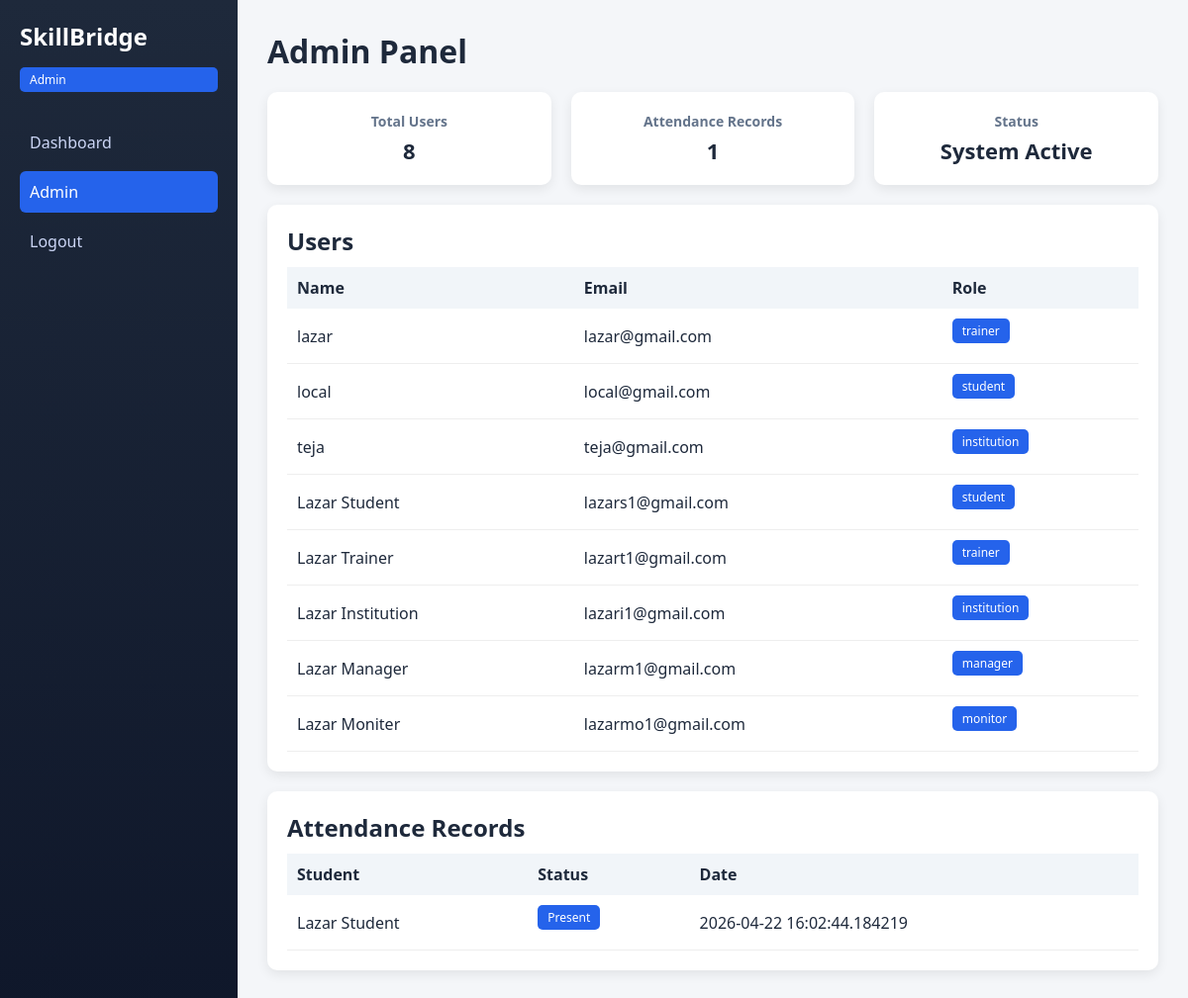
The page /admin on the database its author committed.
### app.py (models this page shows)
class User(db.Model):
    id = db.Column(db.Integer, primary_key=True)
    name = db.Column(db.String(100))
    email = db.Column(db.String(100), unique=True)
    password = db.Column(db.String(200))
    role = db.Column(db.String(20))

class Attendance(db.Model):
    id = db.Column(db.Integer, primary_key=True)
    session_id = db.Column(db.Integer)
    student_id = db.Column(db.Integer)
    status = db.Column(db.String(20))
    marked_at = db.Column(db.DateTime, default=datetime.utcnow)

### app.py (the view)
@app.route('/admin')
def admin():
    users = User.query.all()
    records = Attendance.query.all()
    data = []
    for r in records:
        user = User.query.get(r.student_id)
        data.append({
            "name": user.name if user else "Unknown",
            "status": r.status,
            "marked_at": r.marked_at
        })
    return render_template("admin.html", users=users, records=data)

### templates/admin.html (shortened to what this page needs)
<!doctype html>
<html lang="en">
  <head>
    <link rel="stylesheet" href="/static/style.css" />
  </head>
  <body>
    <div class="container">
      <aside class="sidebar">
        <h2>SkillBridge</h2>
        <span class="badge">Admin</span>
        <nav>
          <a href="/dashboard">Dashboard</a>
          <a href="/admin" class="active">Admin</a>
          <a href="/logout">Logout</a>
        </nav>
      </aside>
      <main class="main">
        <h1>Admin Panel</h1>
        <section class="stats">
          <div class="stat-card">
            <h3>Total Users</h3>
            <p>{{ users|length if users else 0 }}</p>
          </div>
          <div class="stat-card">
            <h3>Attendance Records</h3>
            <p>{{ records|length if records else 0 }}</p>
          </div>
          <div class="stat-card">
            <h3>Status</h3>
            <p>System Active</p>
          </div>
        </section>
        <section class="card">
          <h2>Users</h2>
          {% if users %}
          <table class="table">
            <thead>
              <tr>
                <th>Name</th>
                <th>Email</th>
                <th>Role</th>
              </tr>
            </thead>
            <tbody>
              {% for u in users %}
              <tr>
                <td>{{ u.name }}</td>
                <td>{{ u.email }}</td>
                <td>
                  <span class="badge">{{ u.role }}</span>
                </td>
              </tr>
              {% endfor %}
            </tbody>
          </table>
          {% else %}
          <p class="muted">No users found</p>
          {% endif %}
        </section>
        <section class="card">
          <h2>Attendance Records</h2>
          {% if records %}
          <table class="table">
            <thead>
              <tr>
                <th>Student</th>
                <th>Status</th>
                <th>Date</th>
              </tr>
            </thead>
            <tbody>
              {% for r in records %}
              <tr>
                <td>{{ r.name }}</td>
                <td>
                  <span class="badge">{{ r.status }}</span>
                </td>
                <td>{{ r.marked_at }}</td>
              </tr>
              {% endfor %}
            </tbody>
          </table>
          {% else %}
          <p class="muted">No attendance records</p>
          {% endif %}
        </section>
      </main>
    </div>
  </body>
</html>

### static/style.css (style rules this page uses)
* { margin: 0; padding: 0; box-sizing: border-box; }
:root { --primary: #2563eb; --primary-dark: #1d4ed8; --bg: #f4f6f9; --card: #ffffff; --text: #1e293b; --muted: #64748b; --success: #16a34a; --error: #dc2626; --shadow: 0 4px 12px rgba(0, 0, 0, 0.08); --radius: 10px; }
body { font-family: "Segoe UI", system-ui, sans-serif; background: var(--bg); color: var(--text); }
.container { display: flex; min-height: 100vh; }
.sidebar { width: 240px; background: linear-gradient(180deg, #1e293b, #0f172a); color: white; padding: 20px; display: flex; flex-direction: column; }
.sidebar h2 { margin-bottom: 10px; }
.sidebar nav { margin-top: 20px; display: flex; flex-direction: column; gap: 8px; }
.sidebar a { text-decoration: none; color: #cbd5f5; padding: 10px; border-radius: 6px; transition: 0.2s; }
.sidebar a.active { background: var(--primary); color: white; }
.main { flex: 1; padding: 30px; }
h1 { margin-bottom: 20px; }
.card { background: var(--card); padding: 20px; border-radius: var(--radius); margin-bottom: 20px; box-shadow: var(--shadow); transition: 0.25s; }
.stats { display: flex; gap: 20px; margin-bottom: 20px; }
.stat-card { flex: 1; background: var(--card); padding: 20px; border-radius: var(--radius); text-align: center; box-shadow: var(--shadow); }
.stat-card h3 { color: var(--muted); font-size: 14px; }
.stat-card p { font-size: 22px; font-weight: bold; margin-top: 5px; }
.badge { background: var(--primary); color: white; padding: 4px 10px; border-radius: 5px; font-size: 12px; display: inline-block; margin-bottom: 10px; }
.table { width: 100%; border-collapse: collapse; margin-top: 10px; }
.table th { text-align: left; background: #f1f5f9; padding: 10px; }
.table td { padding: 10px; border-bottom: 1px solid #eee; }

### rows shown on the page
User: name "lazar", email "lazar@gmail.com", role "trainer"
User: name "local", email "local@gmail.com", role "student"
User: name "teja", email "teja@gmail.com", role "institution"
User: name "Lazar Student", email "lazars1@gmail.com", role "student", name "Lazar Student"
User: name "Lazar Trainer", email "lazart1@gmail.com", role "trainer"
User: name "Lazar Institution", email "lazari1@gmail.com", role "institution"
User: name "Lazar Manager", email "lazarm1@gmail.com", role "manager"
User: name "Lazar Moniter", email "lazarmo1@gmail.com", role "monitor"
Attendance: status "Present", marked_at "2026-04-22 16:02:44.184219"

### other values the page prints
{{ users|length if users else 0 }} "8"
{{ records|length if records else 0 }} "1"
